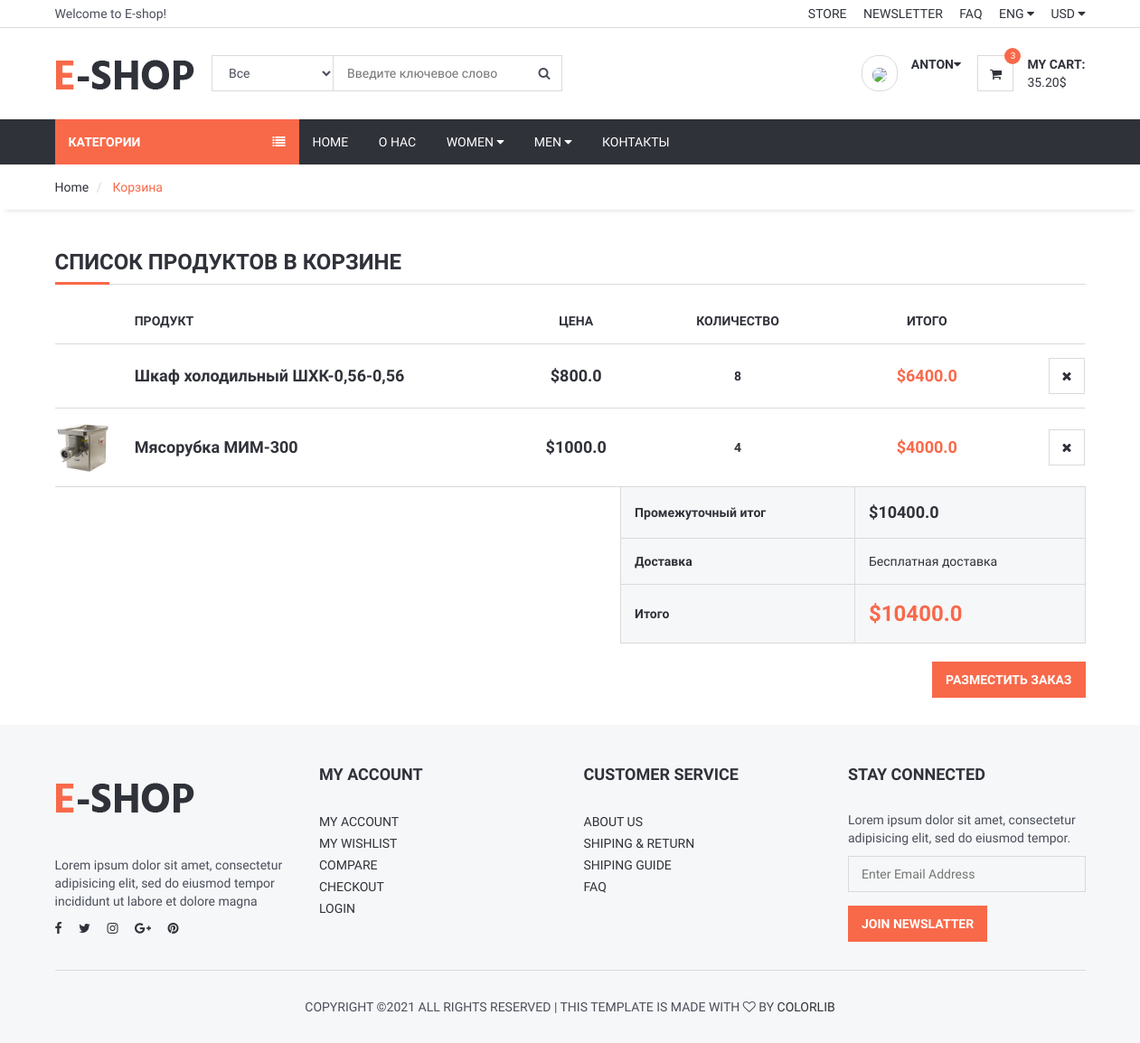
The page /shopcart/ (signed in) on the database its author committed.
### order/models.py (models this page shows, shortened)
class ShopCart(models.Model):
    user = models.ForeignKey(User, on_delete=models.SET_NULL, null=True)
    product = models.ForeignKey(Product, on_delete=models.SET_NULL, null=True)
    quantity = models.IntegerField()
    @property
    def amount(self):
        return (self.quantity * self.product.price)

### product/models.py (models this page shows, shortened)
class Product(models.Model):
    STATUS = (
        ('True', 'True'),
        ('False', 'False'),
    )
    category = models.ForeignKey(Category, on_delete=models.CASCADE) #many to one relation with Category
    title = models.CharField(max_length=150)
    keywords = models.CharField(max_length=255)
    description = models.TextField(max_length=255)
    image = models.ImageField(blank=True, upload_to='images/')
    price = models.FloatField()
    amount = models.IntegerField()
    minamount = models.IntegerField()
    detail = RichTextUploadingField()
    slug = models.SlugField(null=False, unique=True)
    status = models.CharField(max_length=10, choices=STATUS)
    create_at = models.DateTimeField(auto_now_add=True)
    update_at = models.DateTimeField(auto_now=True)
    def __str__(self):
        return self.title
    def image_tag(self):
        return mark_safe('<img src="{}" height="50" width="50"/>'.format(self.image.url))
    image_tag.short_description = 'Image'

### order/views.py (the view)
# urls.py: path('shopcart/', OrderViews.shopcart, name='shopcart'),
def shopcart(request):
    category = Category.objects.all()
    current_user = request.user  # Access User Session information
    shopcart = ShopCart.objects.filter(user_id=current_user.id)
    total = 0
    for rs in shopcart:
        total += rs.product.price * rs.quantity
    context = {'shopcart': shopcart,
               'category': category,
               'total': total,}
    return render(request, 'shopcart_products.html', context)

### order/templates/shopcart_products.html (shortened to what this page needs)
{% extends 'homebase.html' %}
{% block sidebar %} {% include 'sidebar.html' %} {% endblock %}
{% block body %}
	<div id="breadcrumb">
		<div class="container">
			<ul class="breadcrumb">
				<li><a href="/">Home</a></li>
				<li class="active"> Корзина </li>
			</ul>
		</div>
	</div>
	<div class="section">
		<div class="container">
			<div class="row">
            <div class="col-md-12">
                    <div class="order-summary clearfix">
                        <div class="section-title">
                            <h3 class="title">Список продуктов в корзине</h3>
                        </div>
                        <table class="shopping-cart-table table">
                            <thead>
                            <tr>
                                <th></th>
                                <th>Продукт</th>
                                <th class="text-center">Цена</th>
                                <th class="text-center">Количество</th>
                                <th class="text-center">Итого</th>
                                <th class="text-right"></th>
                            </tr>
                            </thead>
                            <tbody>
                            {% for rs in shopcart %}
                                <tr>
                                    <td class="thumb">
                                            <img src="{{rs.product.image.url}}" alt="">
                                    </td>
                                    <td class="details">
                                        <a href="/product/{{ rs.product.id }}/{{ rs.product.slug }}">{{rs.product}}</a>
                                    </td>
                                    <td class="price text-center"><strong>
                                        ${{ rs.product.price }}</strong></td>
                                    <td class="qty text-center"><strong>{{rs.quantity}}</strong></td>
                                    <td class="total text-center"><strong class="primary-color">${{ rs.amount }}</strong></td>
                                    <td class="text-right"><a href="/order/deletefromcart/{{ rs.id }}" onclick="return confirm('Delete ! Are you sure?')" class="main-btn icon-btn"><i class="fa fa-close"></i></a></td>
                                </tr>
                            {% endfor %}
                            </tbody>
                            <tfoot>
                            <tr>
                                <th class="empty" colspan="3"></th>
                                <th>Промежуточный итог</th>
                                <th colspan="2" class="sub-total">${{ total }}</th>
                            </tr>
                            <tr>
                                <th class="empty" colspan="3"></th>
                                <th>Доставка</th>
                                <td colspan="2">Бесплатная доставка</td>
                            </tr>
                            <tr>
                                <th class="empty" colspan="3"></th>
                                <th>Итого</th>
                                <th colspan="2" class="total">${{ total }}</th>
                            </tr>
                            </tfoot>
                        </table>
                        <div class="pull-right">
                            <button class="primary-btn">Разместить заказ</button>
                        </div>
                    </div>
                </div>
            </div>
		</div>
	</div>
{% endblock %}

### home/templates/header.html (shortened to what this page needs)
{% load static %}
	<header>
		<div id="top-header">
			<div class="container">
				<div class="pull-left">
					<span>Welcome to E-shop!</span>
				</div>
				<div class="pull-right">
					<ul class="header-top-links">
						<li><a href="#">Store</a></li>
						<li><a href="#">Newsletter</a></li>
						<li><a href="#">FAQ</a></li>
						<li class="dropdown default-dropdown">
							<a class="dropdown-toggle" data-toggle="dropdown" aria-expanded="true">ENG <i class="fa fa-caret-down"></i></a>
						</li>
						<li class="dropdown default-dropdown">
							<a class="dropdown-toggle" data-toggle="dropdown" aria-expanded="true">USD <i class="fa fa-caret-down"></i></a>
						</li>
					</ul>
				</div>
			</div>
		</div>
		<div id="header">
			<div class="container">
				<div class="pull-left">
					<div class="header-logo">
						<a class="logo" href="/">
							<img src="{% static '' %}img/logo.png" alt="">
						</a>
					</div>
					<div class="header-search">
						<form action="/search/" method="post">
							<input id="query" name="query" class="input search-input" type="text" placeholder="Введите ключевое слово">
							<select name="catid" class="input search-categories">
								<option value="0">Все</option>
                            {% load mptt_tags %}
							</select>
							<button class="search-btn"><i class="fa fa-search"></i></button>
						</form>
					</div>
				</div>
				<div class="pull-right">
					<ul class="header-btns">
						<li class="header-account dropdown default-dropdown">
                            {% if user.id is not None %}
							<div class="dropdown-toggle" role="button" data-toggle="dropdown" aria-expanded="true">
								<div class="header-btns-icon" style="border-radius: 45%">
									<img src="{{ request.session.userimage }}" style="height: 40px; border-radius: 45%">
								</div>
								<strong class="text-uppercase">{{ user.first_name}}<i class="fa fa-caret-down"></i></strong>
							</div>
                            {% else %}
							<a href="/login" class="text-uppercase">Авторизация</a> / <a href="/signup" class="text-uppercase">Регистрация</a>
                            {% endif %}
						</li>
						<li class="header-cart dropdown default-dropdown">
							<a href="/shopcart/">
								<div class="header-btns-icon">
									<i class="fa fa-shopping-cart"></i>
									<span class="qty">3</span>
								</div>
								<strong class="text-uppercase">My Cart:</strong>
								<br>
								<span>35.20$</span>
							</a>
						</li>
					</ul>
				</div>
			</div>
		</div>
	</header>

### rows shown on the page
ShopCart: product "Шкаф холодильный ШХК-0,56-0,56", product.price "800.0", quantity "8", amount "6400.0"
ShopCart: product.image (picture), product "Мясорубка МИМ-300", product.price "1000.0", quantity "4", amount "4000.0"

### other values the page prints
{{ user.first_name }} "ANTON"
{{ total }} "10400.0"
